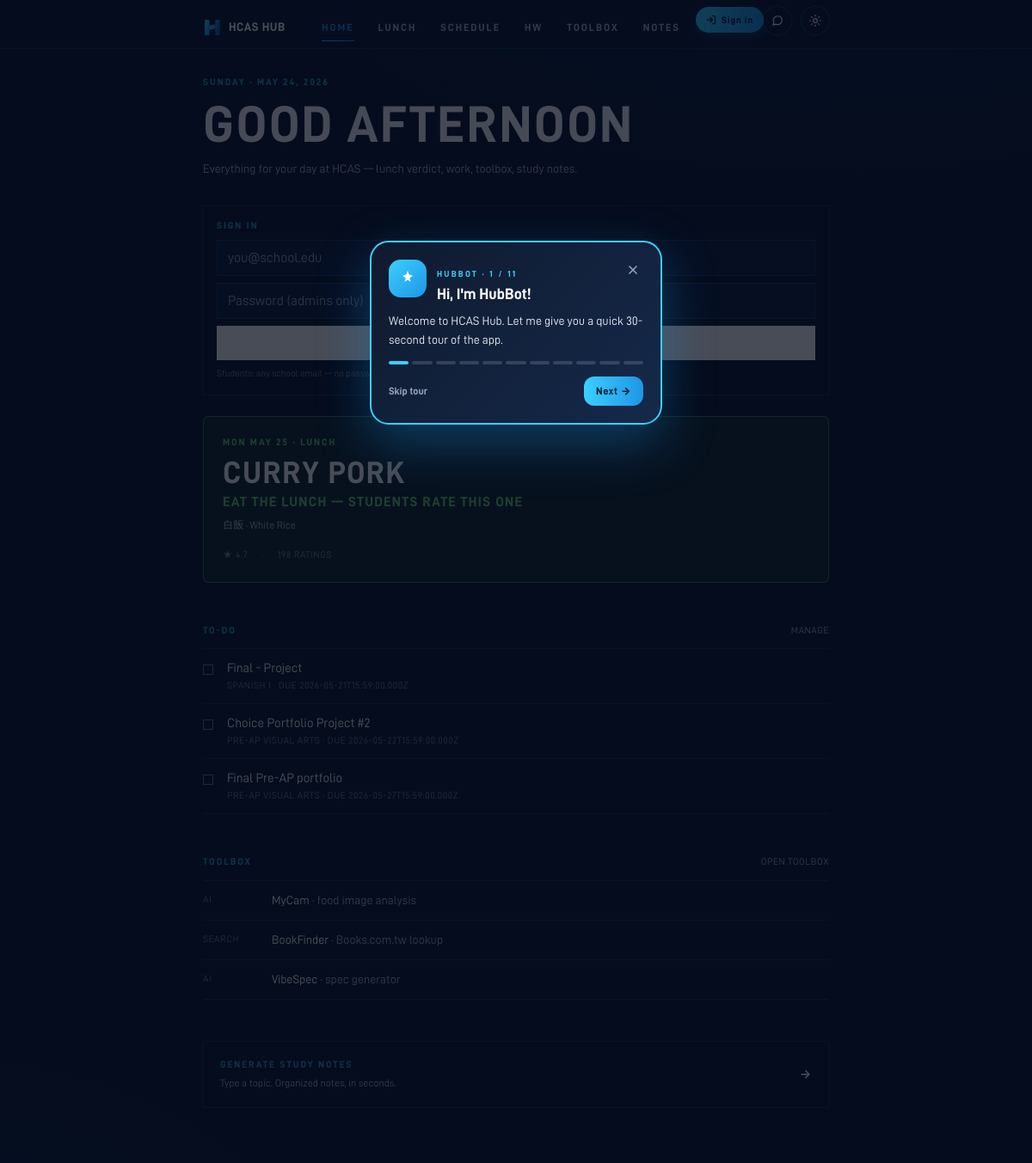
The page / on the database its author committed.
### tables this page shows
CREATE TABLE assignments (
            id INTEGER PRIMARY KEY AUTOINCREMENT,
            title TEXT NOT NULL,
            subject TEXT,
            due_at TEXT,
            done INTEGER NOT NULL DEFAULT 0,
            priority INTEGER DEFAULT 99,
            created_at TEXT NOT NULL DEFAULT (datetime('now'))
        , source TEXT DEFAULT 'manual', external_id TEXT, updated_at TEXT, user_id TEXT);

### main.py (the view)
@app.get("/", response_class=HTMLResponse)
def today(request: Request):
    user = auth.current_user(request)
    streak_info = None
    if user:
        streak_info = streak_svc.heartbeat(user["id"], source="web")
    menus = SEED["lunch_menus"]
    day = seed.closest_menu_date(menus)
    menu = menus[day]
    avg, n, _ = _blended_rating(menu, day)
    v = verdict_for(avg, n)
    uid = user["id"] if user else None
    assignments = [a for a in db.list_assignments(uid) if not a["done"]][:4]
    todays_meetings = []
    total_unread = 0
    for team in SEED["teams"]:
        m = team.get("today_meeting")
        if m and seed.is_today(m.get("starts_at")):
            todays_meetings.append({**m, "team": team["name"], "team_url": team["url"]})
        total_unread += team.get("unread", 0)
    todays_meetings.sort(key=lambda m: m["starts_at"])
    return render(
        request,
        "today.html",
        active="today",
        day=day,
        day_label=seed.display_date(day),
        menu=menu,
        verdict=v,
        avg=avg,
        rating_count=n,
        assignments=assignments,
        meetings=todays_meetings,
        unread_total=total_unread,
        now=datetime.now(),
        streak_info=streak_info,
        announcements=db.list_active_announcements(),
    )

### templates/today.html (shortened to what this page needs)
{% extends "base.html" %}
{% block content %}
<div class="pt-2 pb-8">
  <div class="eyebrow mb-3">{{ now.strftime('%A · %B %-d, %Y') | upper }}</div>
  <h1 class="display text-[44px] sm:text-[60px]">
    Good {% if now.hour < 12 %}morning{% elif now.hour < 18 %}afternoon{% else %}evening{% endif %}
  </h1>
  <p class="mt-3 text-[14px] text-ink-soft max-w-md">Everything for your day at HCAS — lunch verdict, work, toolbox, study notes.</p>
</div>
{% if user and streak %}
  {% set newly = (streak_info.newly_unlocked if streak_info else []) %}
  <a href="/me" class="block group mb-6">
    <div class="hairline p-4 flex items-center gap-4">
      <div class="display text-[36px] leading-none">🔥</div>
      <div class="flex-1 min-w-0">
        <div class="eyebrow">{{ streak.current_count }}-DAY STREAK</div>
        <div class="text-[13px] text-ink-soft">
          {% if streak_info and streak_info.streak.delta == 'incremented' %}
            Nice — +1 today. Longest: {{ streak.longest_count }}.
          {% elif streak_info and streak_info.streak.delta == 'reset' %}
            Streak reset — let's start a new one.
          {% else %}
            Longest: {{ streak.longest_count }} · last login {{ streak.last_login_date }}
          {% endif %}
        </div>
        {% if newly %}
          <div class="mt-1 text-[11px] uppercase tracking-wider" style="color:#3BCFFF;">
            ✦ Unlocked: {% for n in newly %}{{ n.milestone }}{% if not loop.last %}, {% endif %}{% endfor %}
          </div>
        {% endif %}
      </div>
      <div class="display text-[22px] opacity-0 group-hover:opacity-100 transition">→</div>
    </div>
  </a>
{% elif not user %}
  <div class="hairline p-4 mb-6">
    <p class="eyebrow text-[11px] tracking-[0.22em] mb-2">SIGN&nbsp;IN</p>
    <form action="/auth/dev/login" method="post" class="grid grid-cols-1 sm:grid-cols-[1fr_1fr_auto] gap-2">
      <input name="email" type="email" required placeholder="you@school.edu"
             class="bg-paper-soft border border-line rounded-md px-3 py-2 text-sm" />
      <input name="password" type="password" placeholder="Password (admins only)"
             class="bg-paper-soft border border-line rounded-md px-3 py-2 text-sm" />
      <button class="px-4 py-2 rounded-md bg-white text-black font-medium text-sm hover:bg-ink-soft">Sign in</button>
    </form>
    <p class="text-[11px] text-ink-mute mt-2">Students: any school email — no password. Admins: use your admin password.</p>
  </div>
{% endif %}
{% set tone = {
  'EAT_LUNCH':  {'bg': 'rgba(110,204,113,0.10)', 'fg': '#6ECC71', 'rule': 'rgba(110,204,113,0.45)'},
  'YOUR_CALL':  {'bg': 'rgba(255,128,32,0.10)',  'fg': '#FF8020', 'rule': 'rgba(255,128,32,0.45)'},
  'ORDER_UBER': {'bg': 'rgba(255,64,64,0.10)',   'fg': '#FF4040', 'rule': 'rgba(255,64,64,0.45)'},
}[verdict.label] %}
<a href="/lunch?day={{ day }}" class="block group">
  <div class="callout" style="background: {{ tone.bg }}; border-color: {{ tone.rule }};">
    <div class="eyebrow" style="color: {{ tone.fg }};">{{ day_label }} · Lunch</div>
    <div class="display text-[28px] sm:text-[36px] text-white">{{ menu.headline }}</div>
    <div class="display text-[14px] sm:text-[16px]" style="color: {{ tone.fg }}; letter-spacing: 0.08em;">{{ verdict.headline | upper }}</div>
    {% if menu.main_dish %}<div class="text-[12px] text-ink-soft">{{ menu.main_dish }}</div>{% endif %}
    <div class="mt-2 flex items-center gap-4 text-[11px] text-ink-mute uppercase tracking-wider">
      <span>★ {{ '%.1f' % avg if avg else '—' }}</span>
      <span>·</span>
      <span>{{ rating_count }} ratings</span>
    </div>
  </div>
</a>
<section class="mt-12">
  <div class="flex items-end justify-between mb-3">
    <h2 class="eyebrow">To-do</h2>
    <a href="/assignments" class="text-[11px] uppercase tracking-wider text-ink-soft hover:text-white">Manage</a>
  </div>
  {% if assignments %}
    <ul class="border-t border-line">
    {% for a in assignments %}
      <li class="border-b border-line py-3 flex items-start gap-4">
        <span class="mt-1.5 w-3 h-3 border border-white/40 shrink-0"></span>
        <div class="min-w-0 flex-1">
          <div class="text-[15px] text-white truncate">{{ a.title }}</div>
          <div class="text-[11px] text-ink-mute uppercase tracking-wider">
            {% if a.subject %}{{ a.subject }}{% endif %}{% if a.due_at %} · due {{ a.due_at }}{% endif %}
          </div>
        </div>
      </li>
    {% endfor %}
    </ul>
  {% else %}
    <p class="text-[13px] text-ink-mute">All caught up. <a class="text-white underline" href="/assignments">Add one</a></p>
  {% endif %}
</section>
<section class="mt-12">
  <div class="flex items-end justify-between mb-3">
    <h2 class="eyebrow">Toolbox</h2>
    <a href="/toolbox" class="text-[11px] uppercase tracking-wider text-ink-soft hover:text-white">Open toolbox</a>
  </div>
  <ul class="border-t border-line">
    <li class="border-b border-line py-3 flex items-center gap-4 text-[14px]">
      <span class="text-[11px] uppercase tracking-wider text-ink-mute w-16 shrink-0">AI</span>
      <div class="flex-1 truncate"><span class="text-white">MyCam</span><span class="text-ink-soft"> · food image analysis</span></div>
    </li>
    <li class="border-b border-line py-3 flex items-center gap-4 text-[14px]">
      <span class="text-[11px] uppercase tracking-wider text-ink-mute w-16 shrink-0">Search</span>
      <div class="flex-1 truncate"><span class="text-white">BookFinder</span><span class="text-ink-soft"> · Books.com.tw lookup</span></div>
    </li>
    <li class="border-b border-line py-3 flex items-center gap-4 text-[14px]">
      <span class="text-[11px] uppercase tracking-wider text-ink-mute w-16 shrink-0">AI</span>
      <div class="flex-1 truncate"><span class="text-white">VibeSpec</span><span class="text-ink-soft"> · spec generator</span></div>
    </li>
  </ul>
</section>
<a href="/notes" class="mt-12 block group">
  <div class="hairline p-5 hover:bg-paper-soft transition flex items-center gap-4">
    <div class="flex-1">
      <div class="eyebrow text-white">Generate Study Notes</div>
      <div class="text-[12px] text-ink-soft mt-1">Type a topic. Organized notes, in seconds.</div>
    </div>
    <div class="display text-[14px] tracking-wider text-white group-hover:translate-x-1 transition">→</div>
  </div>
</a>
{% endblock %}

### templates/base.html (style rules this page uses)
:root { --page-bg: #0F1A2F; --page-text: #F5F7FA; --bar-bg: rgba(15,26,47,0.85); --bar-border: rgba(59,207,255,0.16); --ink-soft: rgba(245,247,250,0.70); --ink-mute: rgba(245,247,250,0.45); --tint: rgba(21,36,65,0.55); --glow-1: rgba(30,150,229,0.18); --glow-2: rgba(59,207,255,0.10); }
html, body { background: radial-gradient(1200px 600px at 80% -10%, var(--glow-1), transparent 60%), radial-gradient(900px 500px at -10% 110%, var(--glow-2), transparent 60%), var(--page-bg); color: var(--page-text); font-feature-settings: 'cv11', 'ss01', 'ss03'; -webkit-font-smoothing: antialiased; -moz-osx-font-smoothing: grayscale; -webkit-tap-highlight-color: transparent; transition: background 0.3s ease, color 0.3s ease; }
input, textarea, select { font-size: 16px; color: var(--page-text); }
.hairline { box-shadow: inset 0 0 0 1px var(--bar-border); }
.display { font-family: "D-DIN", Inter, system-ui, sans-serif; font-weight: 700; letter-spacing: 0.04em; text-transform: uppercase; line-height: 0.95; }
.eyebrow { font-family: "D-DIN", Inter, system-ui, sans-serif; font-weight: 700; letter-spacing: 0.18em; text-transform: uppercase; font-size: 11px; color: rgba(59,207,255,0.75); }
.callout { padding: 22px 22px; display: flex; flex-direction: column; gap: 10px; border: 1px solid var(--bar-border); background: var(--tint); backdrop-filter: blur(8px); border-radius: 6px; }

### rows shown on the page
assignments: title "Final - Project", subject "SPANISH I", due_at "2026-05-21T15:59:00.000Z"
assignments: title "Choice Portfolio Project #2", subject "PRE-AP VISUAL ARTS", due_at "2026-05-22T15:59:00.000Z"
assignments: title "Final Pre-AP portfolio", subject "PRE-AP VISUAL ARTS", due_at "2026-05-27T15:59:00.000Z"

### other values the page prints
{{ label }} "HOME" "LUNCH" "SCHEDULE" "HW" "TOOLBOX" "NOTES"
{{ now.strftime('%A · %B %-d, %Y') | upper }} "SUNDAY · MAY 24, 2026"
{{ day_label }} "MON MAY 25"
{{ menu.headline }} "CURRY PORK"
{{ verdict.headline | upper }} "EAT THE LUNCH — STUDENTS RATE THIS ONE"
{{ menu.main_dish }} "白飯 · White Rice"
{{ '%.1f' % avg if avg else '—' }} "4.7"
{{ rating_count }} "198"
